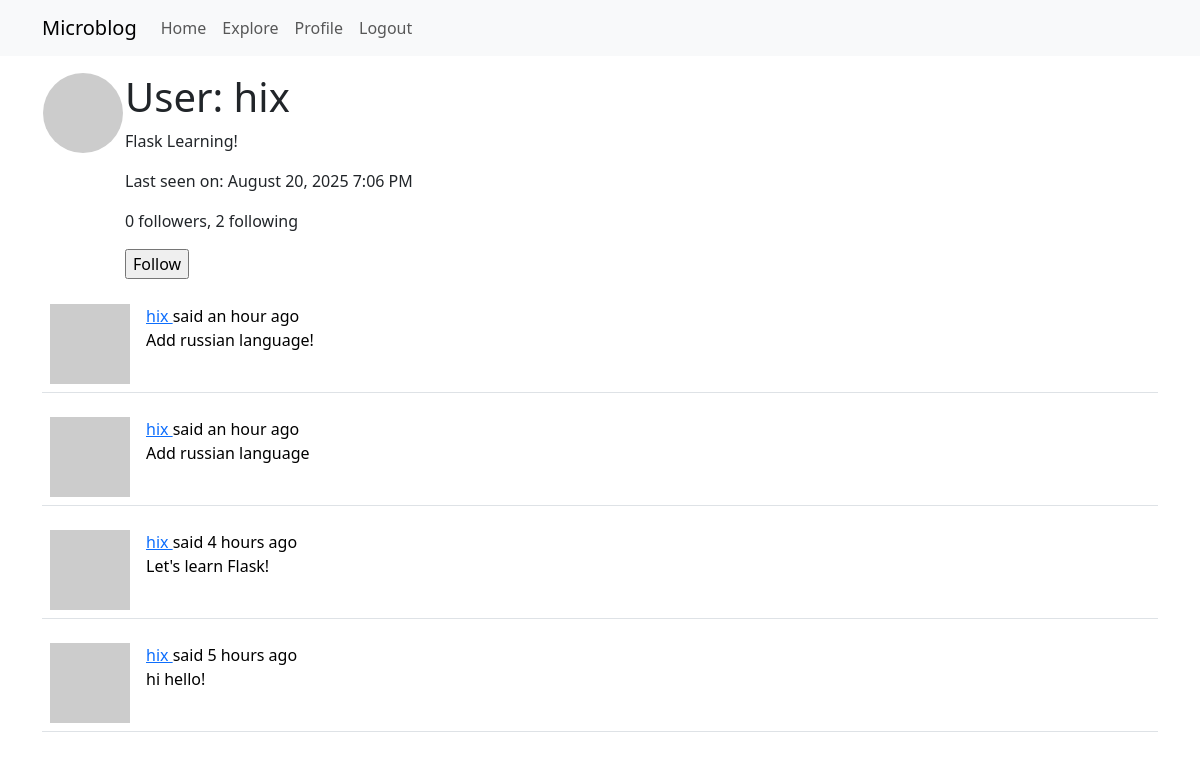
The app's page /user/hix (signed in) with its own data.
### app/models.py (models this page shows, shortened)
class User(UserMixin, db.Model):
    id: so.Mapped[int] = so.mapped_column(primary_key=True)
    username: so.Mapped[str] = so.mapped_column(sa.String(64), index=True, unique=True)  # noqa
    email: so.Mapped[str] = so.mapped_column(sa.String(120), index=True, unique=True)  # noqa
    password_hash: so.Mapped[Optional[str]] = so.mapped_column(sa.String(256))
    posts: so.Mapped[List["Post"]] = so.relationship("Post", back_populates="author")  # noqa
    about_me: so.Mapped[Optional[str]] = so.mapped_column(sa.String(140))
    last_seen: so.Mapped[Optional[datetime]] = so.mapped_column(
        default=lambda: datetime.now(timezone.utc))
    following: so.WriteOnlyMapped['User'] = so.relationship(
        secondary=followers, primaryjoin=(followers.c.follower_id == id),
        secondaryjoin=(followers.c.followed_id == id),
        back_populates='followers')
    followers: so.WriteOnlyMapped['User'] = so.relationship(
        secondary=followers, primaryjoin=(followers.c.followed_id == id),
        secondaryjoin=(followers.c.follower_id == id),
        back_populates='following')
    def avatar(self, size):
        digest = md5(self.email.lower().encode('utf-8')).hexdigest()
        return f'https://www.gravatar.com/avatar/{digest}?d=wavatar&s={size}'
    def is_following(self, user):
        query = self.following.select().where(User.id == user.id)
        return db.session.scalar(query) is not None
    def followers_count(self):
        query = sa.select(sa.func.count()).select_from(
            self.followers.select().subquery())
        return db.session.scalar(query)
    def following_count(self):
        query = sa.select(sa.func.count()).select_from(
            self.following.select().subquery())
        return db.session.scalar(query)

class Post(db.Model):
    id: so.Mapped[int] = so.mapped_column(primary_key=True)
    body: so.Mapped[str] = so.mapped_column(sa.String(140))
    timestamp: so.Mapped[datetime] = so.mapped_column(default=datetime.utcnow)
    user_id: so.Mapped[int] = so.mapped_column(sa.ForeignKey('user.id'))
    author: so.Mapped['User'] = so.relationship('User', back_populates='posts')

### app/routes.py (the view)
@app.route('/user/<username>')
@login_required
def user(username):
    user = db.first_or_404(sa.select(User).where(User.username == username))
    page = request.args.get('page', 1, type=int)
    query = sa.select(Post).where(Post.user_id == user.id).order_by(
        Post.timestamp.desc())
    posts = db.paginate(query,
                        page=page,
                        per_page=app.config['POSTS_PER_PAGE'],
                        error_out=False)
    next_url = url_for('user', username=user.username, page=posts.next_num) \
        if posts.has_next else None
    prev_url = url_for('user', username=user.username, page=posts.prev_num) \
        if posts.has_prev else None
    form = EmptyForm()
    return render_template('user.html', user=user, posts=posts.items,
                           next_url=next_url, prev_url=prev_url, form=form)

### app/forms.py
class EmptyForm(FlaskForm):
    submit = SubmitField(_l('Submit'))

### app/__init__.py (called while the page is built)
def get_locale():
    return 'ru'

### app/models.py (called while the page is built)
@login.user_loader
def load_user(id):
    return db.session.get(User, int(id))

### app/routes.py (called while the page is built)
@app.before_request
def before_request():
    if current_user.is_authenticated:
        current_user.last_seen = datetime.now(timezone.utc)
        db.session.commit()
    g.locale = str(get_locale())

### app/templates/user.html (shortened to what this page needs)
{% extends "base.html" %}
{% block content %}
    <table>
        <tr valign="top">
            <td><img src="{{ user.avatar(128) }}" class="rounded-circle"></td>
            <td>
                <h1>{{ _('User') }}: {{ user.username }}</h1>
                {% if user.about_me %}<p>{{ user.about_me }}</p>{% endif %}
                {% if user.last_seen %}
                <p>{{ _('Last seen on') }}: {{ moment(user.last_seen).format('LLL') }}</p>
                {% endif %}
                <p>{{ _('%(count)d followers', count=user.followers_count()) }}, {{ _('%(count)d following', count=user.following_count()) }}</p>
                {% if user == current_user %}
                <p><a href="{{ url_for('edit_profile') }}">{{ _('Edit your profile') }}</a></p>
                {% elif not current_user.is_following(user) %}
                <p>
                    <form action="{{ url_for('follow', username=user.username) }}" method="post">
                        {{ form.submit(value=_('Follow')) }}
                    </form>
                </p>
                {% endif %}
            </td>
        </tr>
    </table>
    {% for post in posts %}
        {% include '_post.html' %}
    {% endfor %}
{% endblock %}

### app/templates/_post.html (shortened to what this page needs)
    <table class="table table-hover">
        <tr>
            <td width="70px">
                <a href="{{ url_for('user', username=post.author.username) }}">
                    <img src="{{ post.author.avatar(70) }}" />
                </a>
            </td>
            <td>
                {{ _('%(username)s said %(when)s',
                    username=user_link, when=moment(post.timestamp).fromNow()) }}
                <br>
                {{ post.body }}
            </td>
        </tr>
    </table>

### records on screen
User: username "hix", about_me "Flask Learning!", last_seen "August 20, 2025 7:06 PM"
Post: body "Add russian language!"
Post: body "Add russian language"
Post: body "Let's learn Flask!"
Post: body "hi hello!"
